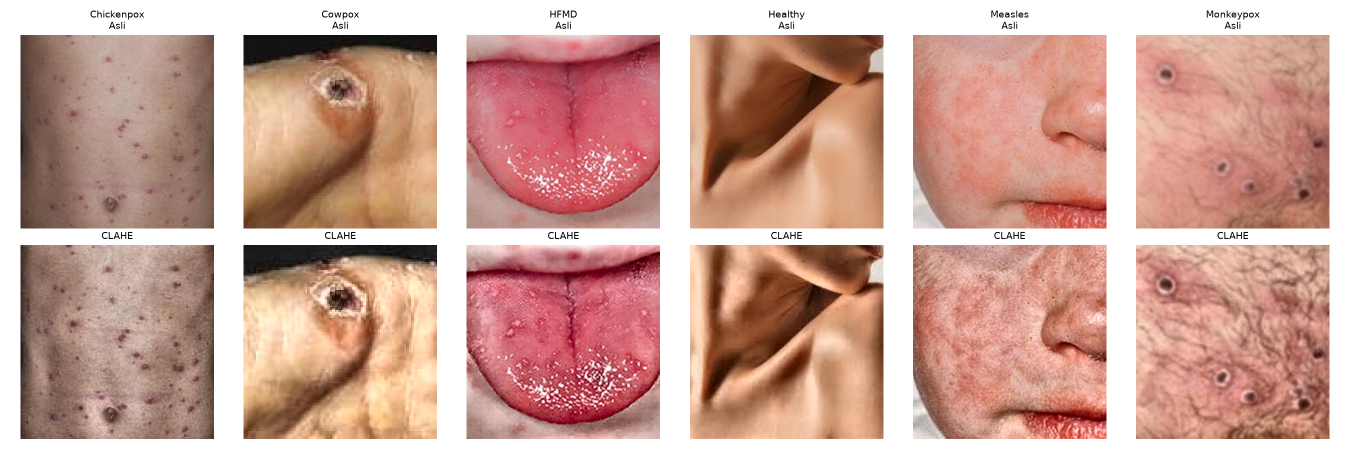
#> input picture Results/clahe_example.png, 2700 x 900 px (shown at 1/2 size)
$ python -i Getdata.py   (imports and definitions only)
#> lines starting #> are read from the running program, lines starting #| are printed output that depends on the picture
#> further down, picture is the input picture: shape (900, 2700, 3); mean B, G, R 151.2, 163, 204.6
import os
import re
from collections import Counter
from os import listdir

import cv2 as cv
import numpy as np
import torch
from torch.utils.data import DataLoader, Dataset

IMG_EXT = (".jpg", ".jpeg", ".png", ".bmp", ".webp")
SPLIT_NAMES = {"train": "train", "valid": "valid", "val": "valid",
               "validation": "valid", "test": "test"}


def apply_clahe(image, clip_limit=2.0, tile_grid=(8, 8)):
    """
    CLAHE (Contrast Limited Adaptive Histogram Equalization).
    Kontras diperjelas per area kecil (tile) hanya pada kanal L (kecerahan)
    di ruang warna LAB, sehingga warna asli kulit/lesi tidak berubah.
    """
#> called with clip_limit = 2, tile_grid = (8, 8)
    lab = cv.cvtColor(image, cv.COLOR_BGR2LAB)
#> lab: shape (900, 2700, 3); mean of channels 0, 1, 2 179, 142.6, 141.2
    l, a, b = cv.split(lab)
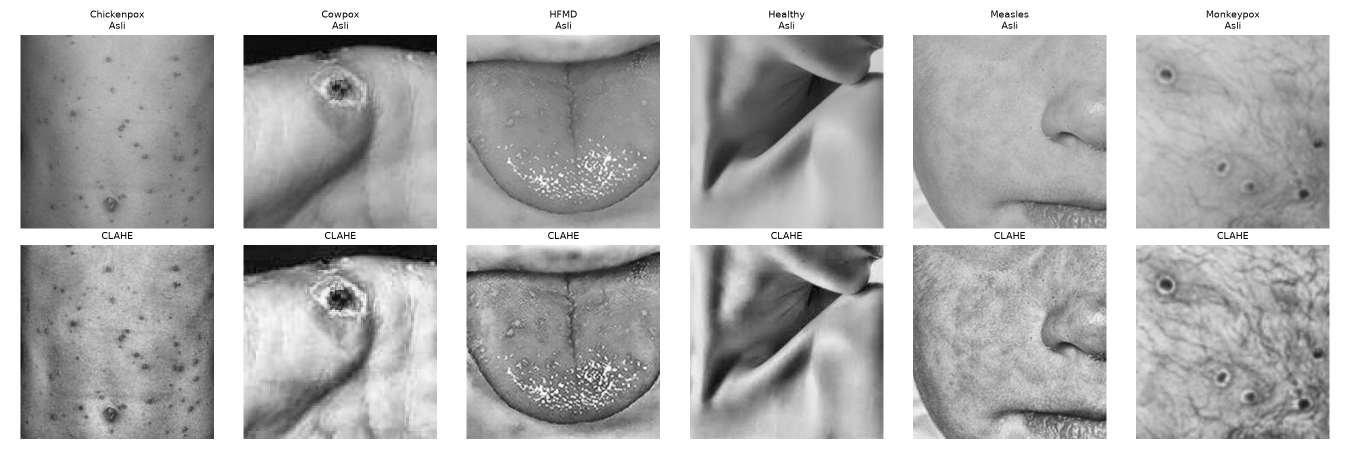
#> l: shape (900, 2700) (shown at 1/2 size); min 0, max 255, mean 179
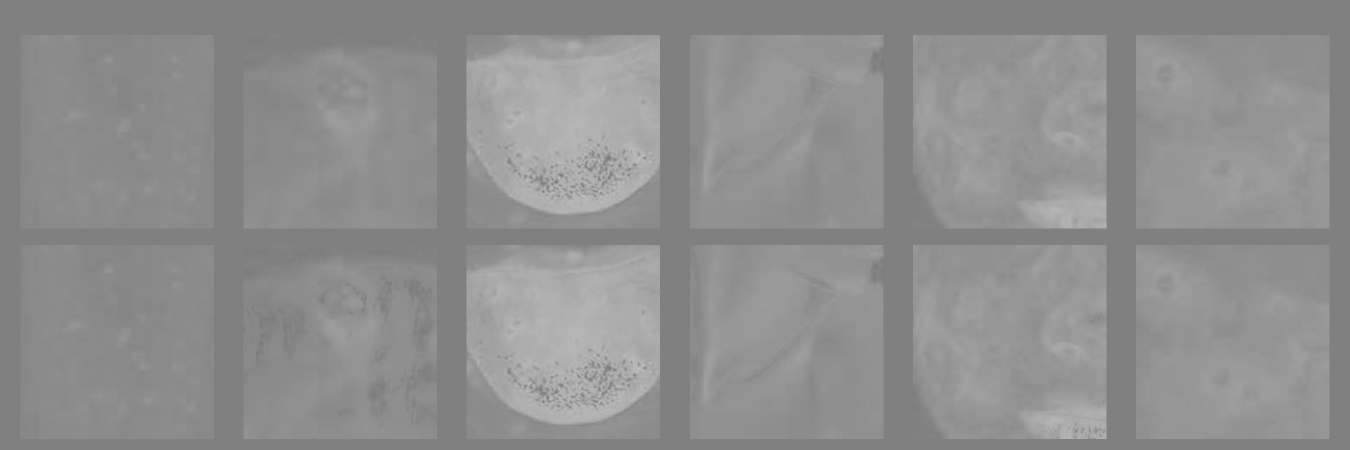
#> a: shape (900, 2700) (shown at 1/2 size); min 121, max 193, mean 142.6
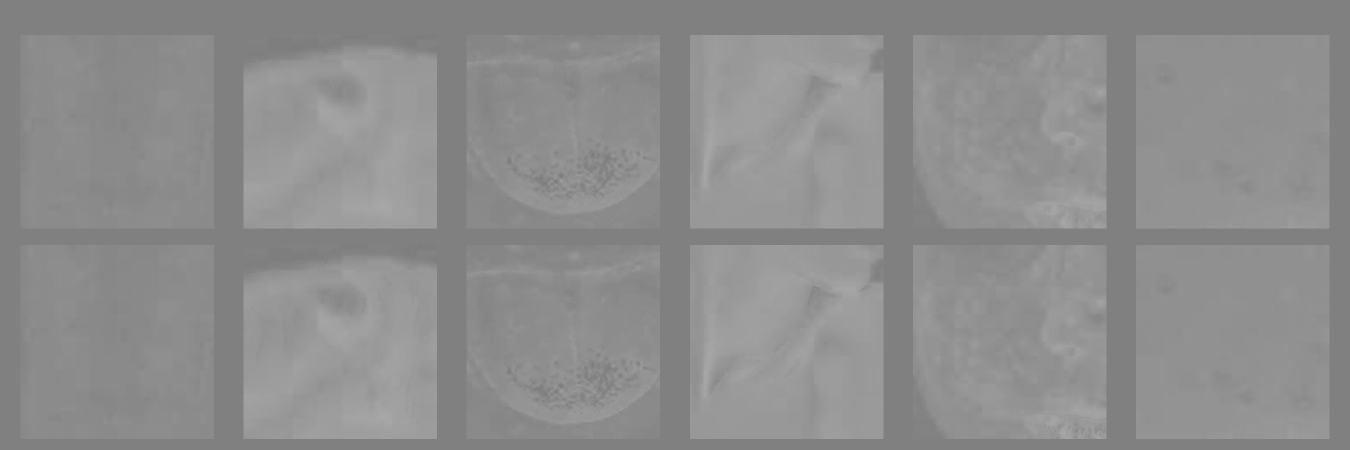
#> b: shape (900, 2700) (shown at 1/2 size); min 123, max 168, mean 141.2
    clahe = cv.createCLAHE(clipLimit=clip_limit, tileGridSize=tile_grid)
    l = clahe.apply(l)
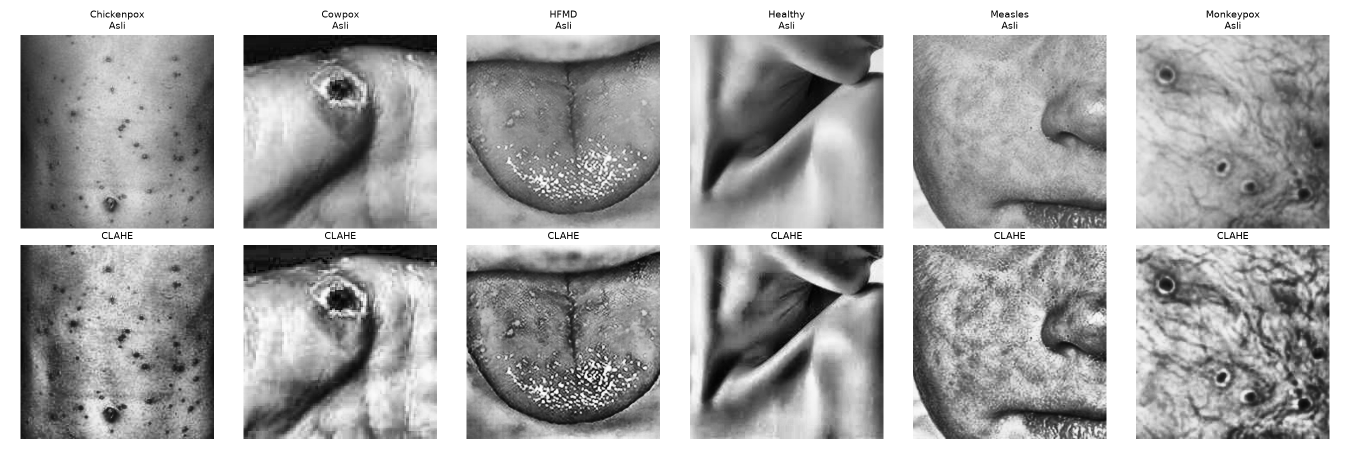
#> l: shape (900, 2700) (shown at 1/2 size); min 1, max 255, mean 169.8
    return cv.cvtColor(cv.merge((l, a, b)), cv.COLOR_LAB2BGR)
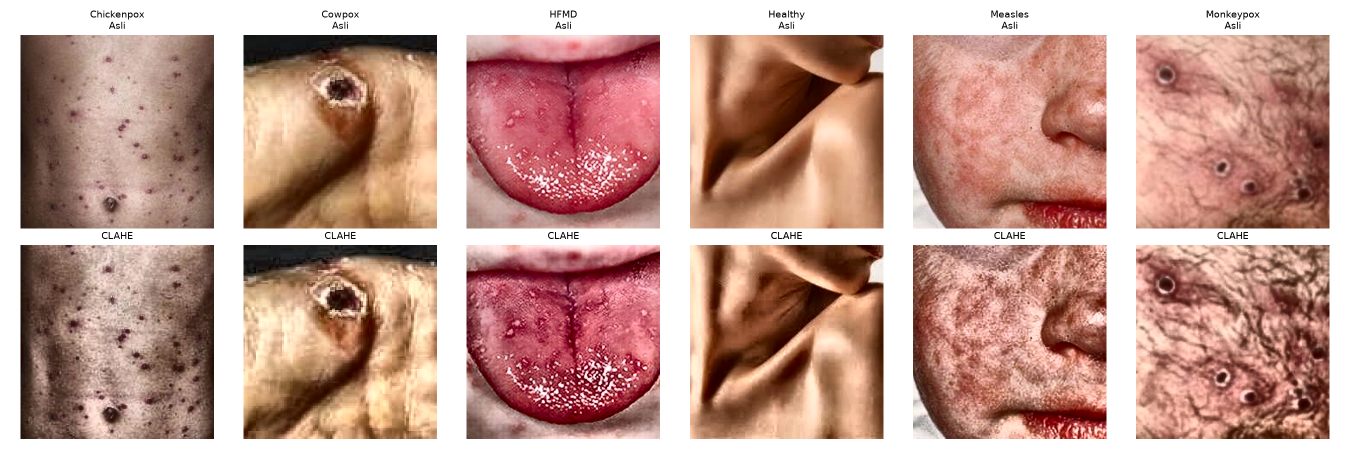
#> returned value: shape (900, 2700, 3) (shown at 1/2 size); mean B, G, R 143.2, 154.4, 194.5


class getImageLabel(Dataset):
    """
    Versi materi: folder berisi sub-folder per kelas.
    `folder` boleh satu path atau list path (mis. Train original + Train augmented).
    """

    # [32 lines left out: functions __init__, __getitem__, not called in this run]

    def __len__(self):
        return len(self.dataset)


class _SubsetFromSamples(getImageLabel):
    """Dipakai saat dataset tidak punya folder fold (split otomatis 70:20:10)."""

    # [4 lines left out: function __init__, not called in this run]


class Getdata:
    """
    Contoh:
        data = Getdata(root="D:/Tes python/.venv/archive", img_size=100)
        train_loader, valid_loader, test_loader = data.get_loaders()
        data.summary()
    """

    # [47 lines left out: functions __init__, _find_dir, _find_fold_splits, _find_class_root, not called in this run]

    @staticmethod
    def _class_dirs(folder):
        return sorted(d for d in listdir(folder) if os.path.isdir(os.path.join(folder, d)))

    # ----------------------------- loading ------------------------------ #
    # [115 lines left out: functions load_datasets, _split, get_loaders, class_weights, summary, save_clahe_example, not called in this run]


# [8 lines not run here, left out]

>>> import cv2
>>> picture = cv2.imread('../Results/clahe_example.png')
>>> result = apply_clahe(picture)
